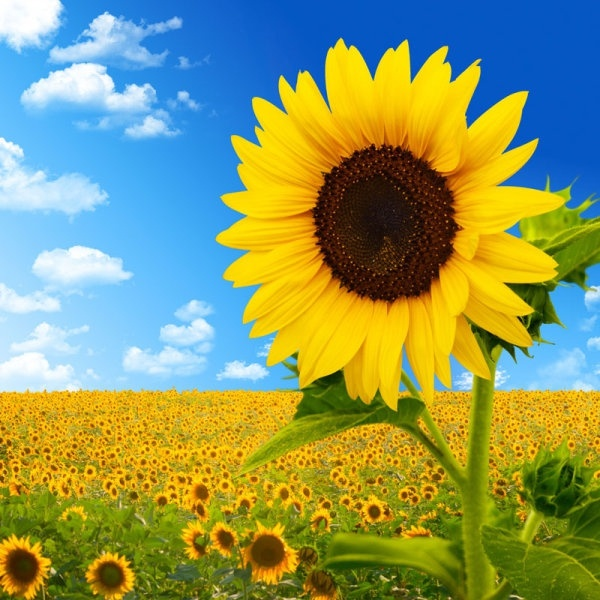
#> input picture notebooks/sunflower_image_06_hd_pictures_167025.jpg, 600 x 600 px
$ jupyter execute 'Canny edge detection.ipynb'   (shell and % lines are left out)
#> lines starting #> are read from the running program, lines starting #| are printed output that depends on the picture
[cell 1]
import numpy as np
import pandas as pd
import matplotlib.pyplot as plt
import cv2

[cell 2]
image = cv2.imread("./sunflower_image_06_hd_pictures_167025.jpg")
#> image is the input picture: shape (600, 600, 3); mean B, G, R 98.1, 152.6, 138.3
image_copy = np.copy(image)

[cell 3]
image_copy = cv2.cvtColor(image_copy, cv2.COLOR_BGR2RGB)

[cell 4]
plt.imshow(image_copy)

[cell 5]
gray_img = cv2.cvtColor(image_copy, cv2.COLOR_RGB2GRAY)
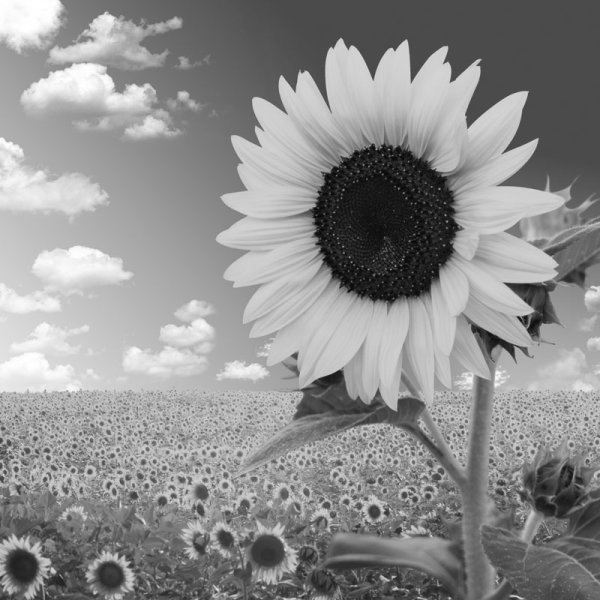
#> gray_img: shape (600, 600); min 5, max 255, mean 142.1
plt.imshow(gray_img, cmap='gray')

# canny edge detection implementation

[cell 6]
# 1:2 or 1:3 ration between lower and upper for best result
lower = 120
upper = 240

edges_img = cv2.Canny(gray_img, lower, upper)
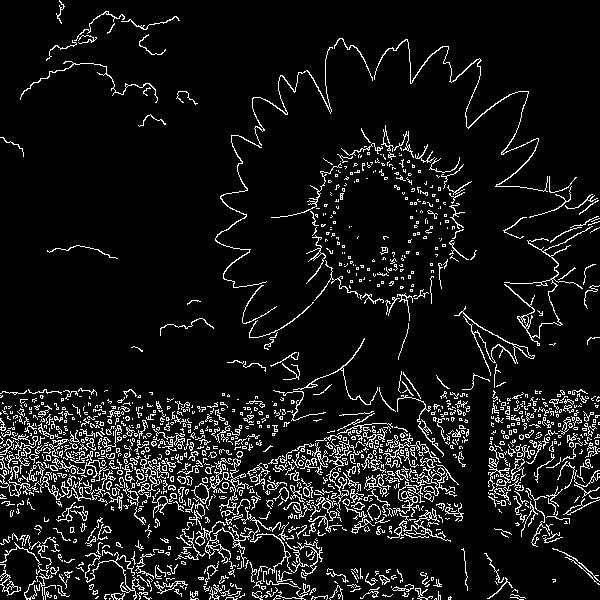
#> edges_img: shape (600, 600); 8.5% white in thin lines or dots
plt.imshow(edges_img, cmap='gray')

[cell 7]
# cutt off for weak is higher in tight and lower in wide
wide_img = cv2.Canny(gray_img, 30, 100)
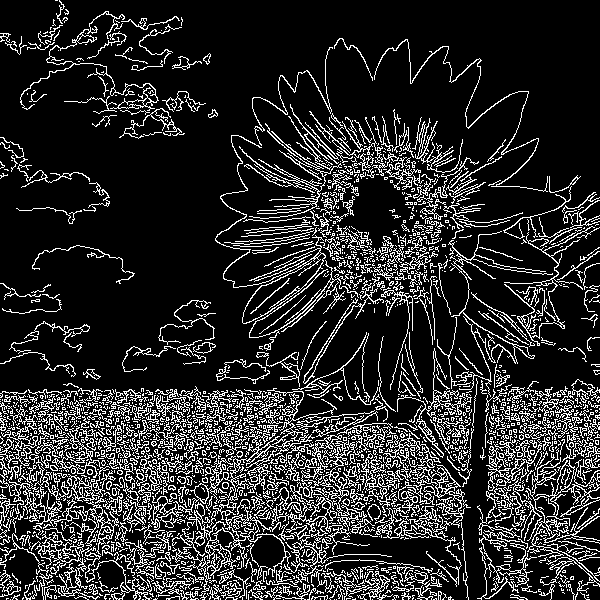
#> wide_img: shape (600, 600); 16.9% white in thin lines or dots
tight_img = cv2.Canny(gray_img, 180, 240)
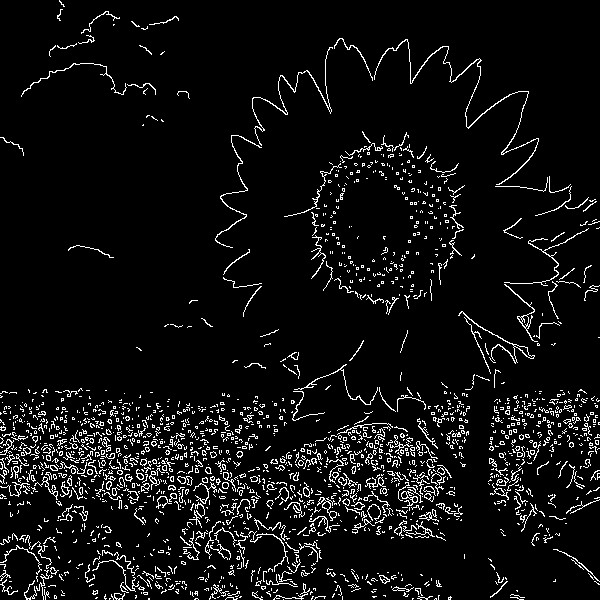
#> tight_img: shape (600, 600); 6.3% white in thin lines or dots

f, (ax1, ax2) = plt.subplots(1, 2, figsize=(20, 10))
ax1.set_title("wide")
ax1.imshow(wide_img, cmap='gray')

ax2.set_title('tight')
ax2.imshow(tight_img, cmap='gray')
